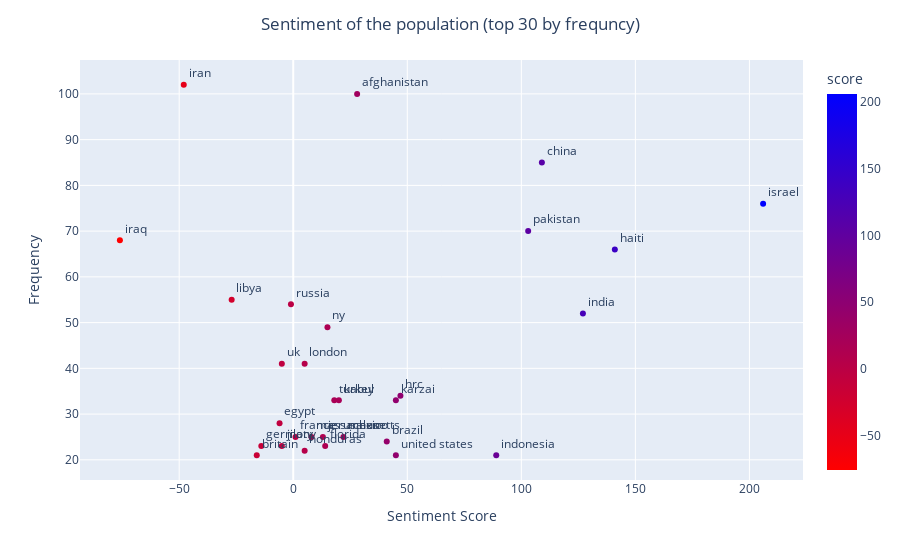

Source (notebook cell):
### Code cell
df_entities = build_entities_df(entities_gpe)
plot_entitites_sentiment(df_entities)

### Figure 1 — Plotly figure (JSON) as saved in the notebook; plotly's stock layout.template omitted (floating-point values rounded to 4 significant figures)
{"data": [{"hovertemplate": "score=%{marker.color}<br>freq=%{y}<br>entity=%{text}<extra></extra>", "legendgroup": "", "marker": {"color": [-48, 28, 109, 206, 103, -76, 141, -27, -1, 127, 15, -5, 5, 47, 18, 45, 20, -6, 1, 8, 13, 22, 41, 14, -14, -5, 5, 89, 45, -16], "coloraxis": "coloraxis", "symbol": "circle"}, "mode": "markers+text", "name": "", "orientation": "h", "showlegend": false, "text": ["iran", "afghanistan", "china", "israel", "pakistan", "iraq", "haiti", "libya", "russia", "india", "ny", "uk", "london", "hrc", "turkey", "karzai", "kabul", "egypt", "france", "massachusetts", "jerusalem", "mexico", "brazil", "florida", "germany", "jiloty", "honduras", "indonesia", "united states", "britain"], "textposition": "top right", "type": "scatter", "x": [-48, 28, 109, 206, 103, -76, 141, -27, -1, 127, 15, -5, 5, 47, 18, 45, 20, -6, 1, 8, 13, 22, 41, 14, -14, -5, 5, 89, 45, -16], "xaxis": "x", "y": [102, 100, 85, 76, 70, 68, 66, 55, 54, 52, 49, 41, 41, 34, 33, 33, 33, 28, 25, 25, 25, 25, 24, 23, 23, 23, 22, 21, 21, 21], "yaxis": "y"}], "layout": {"coloraxis": {"colorbar": {"title": {"text": "score"}}, "colorscale": [[0, "rgb(255,0,0)"], [1, "rgb(0,0,255)"]]}, "legend": {"tracegroupgap": 0}, "margin": {"t": 60}, "title": {"text": "Sentiment of the population (top 30 by frequncy)", "x": 0.5, "xanchor": "center"}, "xaxis": {"anchor": "y", "domain": [0, 1], "title": {"text": "Sentiment Score"}}, "yaxis": {"anchor": "x", "domain": [0, 1], "title": {"text": "Frequency"}}}}
